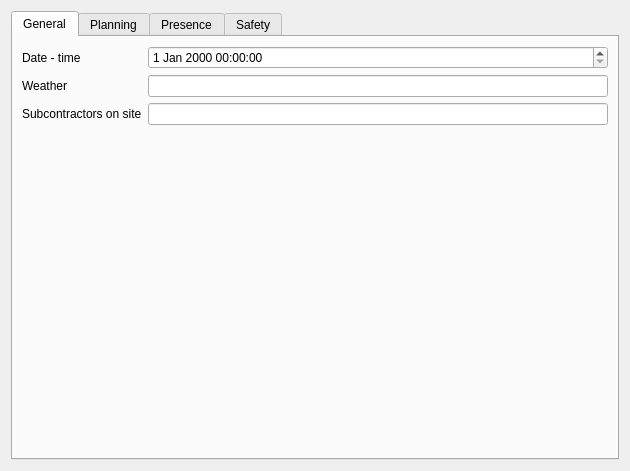
<?xml version="1.0" encoding="UTF-8"?>
<ui version="4.0">
 <class>Form_base3_cs</class>
 <widget class="QWidget" name="Form_base3_cs">
  <property name="geometry">
   <rect>
    <x>0</x>
    <y>0</y>
    <width>630</width>
    <height>471</height>
   </rect>
  </property>
  <property name="windowTitle">
   <string>Form</string>
  </property>
  <layout class="QVBoxLayout" name="verticalLayout">
   <item>
    <widget class="QTabWidget" name="tabWidget">
     <property name="currentIndex">
      <number>0</number>
     </property>
     <widget class="QWidget" name="tab_18">
      <attribute name="title">
       <string>General</string>
      </attribute>
      <layout class="QGridLayout" name="gridLayout_15">
       <item row="0" column="1">
        <widget class="QDateTimeEdit" name="dateTimeEdit_datetimeobs"/>
       </item>
       <item row="0" column="0">
        <widget class="QLabel" name="label_25">
         <property name="text">
          <string>Date - time</string>
         </property>
         <property name="wordWrap">
          <bool>true</bool>
         </property>
        </widget>
       </item>
       <item row="3" column="0">
        <spacer name="verticalSpacer">
         <property name="orientation">
          <enum>Qt::Vertical</enum>
         </property>
         <property name="sizeHint" stdset="0">
          <size>
           <width>20</width>
           <height>40</height>
          </size>
         </property>
        </spacer>
       </item>
       <item row="1" column="0">
        <widget class="QLabel" name="label_27">
         <property name="text">
          <string>Weather</string>
         </property>
         <property name="wordWrap">
          <bool>true</bool>
         </property>
        </widget>
       </item>
       <item row="1" column="1">
        <widget class="QLineEdit" name="lineEdit_meteo"/>
       </item>
       <item row="2" column="0">
        <widget class="QLabel" name="label_28">
         <property name="text">
          <string>Subcontractors on site</string>
         </property>
         <property name="wordWrap">
          <bool>true</bool>
         </property>
        </widget>
       </item>
       <item row="2" column="1">
        <widget class="QLineEdit" name="lineEdit_etppres"/>
       </item>
      </layout>
     </widget>
     <widget class="QWidget" name="tab_19">
      <attribute name="title">
       <string>Planning</string>
      </attribute>
      <layout class="QGridLayout" name="gridLayout_16">
       <item row="0" column="1">
        <widget class="QComboBox" name="comboBox_planning"/>
       </item>
       <item row="0" column="0">
        <widget class="QLabel" name="label_29">
         <property name="text">
          <string>Schedule respect</string>
         </property>
         <property name="wordWrap">
          <bool>true</bool>
         </property>
        </widget>
       </item>
       <item row="1" column="0">
        <widget class="QLabel" name="label_30">
         <property name="text">
          <string>Comments</string>
         </property>
         <property name="wordWrap">
          <bool>true</bool>
         </property>
        </widget>
       </item>
       <item row="1" column="1">
        <widget class="QTextBrowser" name="textBrowser_planningcom">
         <property name="readOnly">
          <bool>false</bool>
         </property>
        </widget>
       </item>
       <item row="2" column="1">
        <spacer name="verticalSpacer_3">
         <property name="orientation">
          <enum>Qt::Vertical</enum>
         </property>
         <property name="sizeHint" stdset="0">
          <size>
           <width>20</width>
           <height>40</height>
          </size>
         </property>
        </spacer>
       </item>
      </layout>
     </widget>
     <widget class="QWidget" name="tab_20">
      <attribute name="title">
       <string>Presence</string>
      </attribute>
      <layout class="QVBoxLayout" name="verticalLayout_25">
       <item>
        <widget class="QGroupBox" name="groupBox_4">
         <property name="title">
          <string>Headcount</string>
         </property>
         <layout class="QGridLayout" name="gridLayout_18">
          <item row="0" column="0">
           <widget class="QLabel" name="label_31">
            <property name="text">
             <string>Contractor headcount</string>
            </property>
           </widget>
          </item>
          <item row="1" column="1">
           <widget class="QSpinBox" name="spinBox_effectsstraitant"/>
          </item>
          <item row="1" column="0">
           <widget class="QLabel" name="label_32">
            <property name="text">
             <string>Subcontractor headcount</string>
            </property>
           </widget>
          </item>
          <item row="2" column="0" colspan="2">
           <widget class="QCheckBox" name="checkBox_conduc">
            <property name="text">
             <string>Site supervisor presence</string>
            </property>
           </widget>
          </item>
          <item row="0" column="1">
           <widget class="QSpinBox" name="spinBox_effectetp"/>
          </item>
          <item row="0" column="2">
           <widget class="QToolButton" name="toolButton_effect_etp">
            <property name="text">
             <string>...</string>
            </property>
           </widget>
          </item>
          <item row="1" column="2">
           <widget class="QToolButton" name="toolButton_effect_sstraitant">
            <property name="text">
             <string>...</string>
            </property>
           </widget>
          </item>
         </layout>
        </widget>
       </item>
       <item>
        <widget class="QGroupBox" name="groupBox_5">
         <property name="title">
          <string>Machines</string>
         </property>
         <layout class="QGridLayout" name="gridLayout_17">
          <item row="2" column="1">
           <widget class="QCheckBox" name="checkBox_eng_cam_deblais">
            <property name="text">
             <string>Dump truck excavation</string>
            </property>
           </widget>
          </item>
          <item row="3" column="1">
           <widget class="QCheckBox" name="checkBox_eng_cam_aspi">
            <property name="text">
             <string>Vacuum truck</string>
            </property>
           </widget>
          </item>
          <item row="4" column="1">
           <widget class="QCheckBox" name="checkBox_eng_cam_repand">
            <property name="text">
             <string>Sprayer truck</string>
            </property>
           </widget>
          </item>
          <item row="1" column="2">
           <widget class="QCheckBox" name="checkBox_eng_cam_malax">
            <property name="text">
             <string>Mixer truck</string>
            </property>
           </widget>
          </item>
          <item row="3" column="2">
           <widget class="QCheckBox" name="checkBox_eng_compacteur">
            <property name="text">
             <string>Roller</string>
            </property>
           </widget>
          </item>
          <item row="2" column="2">
           <widget class="QCheckBox" name="checkBox_eng_container">
            <property name="text">
             <string>Container</string>
            </property>
           </widget>
          </item>
          <item row="1" column="0">
           <widget class="QCheckBox" name="checkBox_eng_pelle">
            <property name="text">
             <string>Excavator</string>
            </property>
           </widget>
          </item>
          <item row="1" column="1">
           <widget class="QCheckBox" name="checkBox_eng_cam_mat">
            <property name="text">
             <string>Dump truck materials</string>
            </property>
           </widget>
          </item>
          <item row="2" column="0">
           <widget class="QCheckBox" name="checkBox_eng_charg">
            <property name="text">
             <string>Loader</string>
            </property>
           </widget>
          </item>
          <item row="4" column="2">
           <widget class="QCheckBox" name="checkBox_eng_finisseur">
            <property name="text">
             <string>Finisher</string>
            </property>
           </widget>
          </item>
          <item row="4" column="0">
           <widget class="QCheckBox" name="checkBox_eng_trancheuse">
            <property name="text">
             <string>Trencher</string>
            </property>
           </widget>
          </item>
          <item row="3" column="0">
           <widget class="QCheckBox" name="checkBox_eng_compres">
            <property name="text">
             <string>Compressor</string>
            </property>
           </widget>
          </item>
          <item row="1" column="3">
           <widget class="QCheckBox" name="checkBox_eng_minipelle">
            <property name="text">
             <string>Miniloader</string>
            </property>
           </widget>
          </item>
          <item row="2" column="3">
           <widget class="QCheckBox" name="checkBox_eng_nacelle">
            <property name="text">
             <string>Bucket truck</string>
            </property>
           </widget>
          </item>
          <item row="3" column="3">
           <widget class="QCheckBox" name="checkBox_eng_autre">
            <property name="text">
             <string>Other</string>
            </property>
           </widget>
          </item>
         </layout>
        </widget>
       </item>
       <item>
        <spacer name="verticalSpacer_4">
         <property name="orientation">
          <enum>Qt::Vertical</enum>
         </property>
         <property name="sizeHint" stdset="0">
          <size>
           <width>20</width>
           <height>40</height>
          </size>
         </property>
        </spacer>
       </item>
      </layout>
     </widget>
     <widget class="QWidget" name="tab_21">
      <attribute name="title">
       <string>Safety</string>
      </attribute>
      <layout class="QVBoxLayout" name="verticalLayout_26">
       <item>
        <widget class="QGroupBox" name="groupBox_6">
         <property name="title">
          <string/>
         </property>
         <layout class="QGridLayout" name="gridLayout_20">
          <item row="4" column="2">
           <widget class="QLabel" name="label_42">
            <property name="text">
             <string>Trench shored</string>
            </property>
            <property name="wordWrap">
             <bool>true</bool>
            </property>
           </widget>
          </item>
          <item row="3" column="2">
           <widget class="QLabel" name="label_41">
            <property name="text">
             <string>Trench protected</string>
            </property>
            <property name="wordWrap">
             <bool>true</bool>
            </property>
           </widget>
          </item>
          <item row="4" column="3">
           <widget class="QComboBox" name="comboBox_sec_blindage"/>
          </item>
          <item row="3" column="3">
           <widget class="QComboBox" name="comboBox_sec_protectiontranchee"/>
          </item>
          <item row="2" column="2">
           <widget class="QLabel" name="label_40">
            <property name="text">
             <string>Construction site and surroundings cleanness</string>
            </property>
            <property name="wordWrap">
             <bool>true</bool>
            </property>
           </widget>
          </item>
          <item row="0" column="2">
           <widget class="QLabel" name="label_38">
            <property name="text">
             <string>Lighting/signs</string>
            </property>
            <property name="wordWrap">
             <bool>true</bool>
            </property>
           </widget>
          </item>
          <item row="1" column="2">
           <widget class="QLabel" name="label_39">
            <property name="text">
             <string>Waste disposal/sorting</string>
            </property>
            <property name="wordWrap">
             <bool>true</bool>
            </property>
           </widget>
          </item>
          <item row="0" column="3">
           <widget class="QComboBox" name="comboBox_sec_eclairage"/>
          </item>
          <item row="4" column="0">
           <widget class="QLabel" name="label_37">
            <property name="text">
             <string>Trafic safety</string>
            </property>
            <property name="wordWrap">
             <bool>true</bool>
            </property>
           </widget>
          </item>
          <item row="0" column="1">
           <widget class="QComboBox" name="comboBox_sec_personnel"/>
          </item>
          <item row="0" column="4">
           <widget class="QLabel" name="label_43">
            <property name="text">
             <string>Markings staked</string>
            </property>
            <property name="wordWrap">
             <bool>true</bool>
            </property>
           </widget>
          </item>
          <item row="2" column="0">
           <widget class="QLabel" name="label_35">
            <property name="text">
             <string>Regulatory documents shown</string>
            </property>
            <property name="wordWrap">
             <bool>true</bool>
            </property>
           </widget>
          </item>
          <item row="3" column="0">
           <widget class="QLabel" name="label_36">
            <property name="text">
             <string>Construction signs</string>
            </property>
            <property name="wordWrap">
             <bool>true</bool>
            </property>
           </widget>
          </item>
          <item row="1" column="3">
           <widget class="QComboBox" name="comboBox_sec_stockagedechet"/>
          </item>
          <item row="0" column="0">
           <widget class="QLabel" name="label_33">
            <property name="text">
             <string>Staff safety</string>
            </property>
            <property name="wordWrap">
             <bool>true</bool>
            </property>
           </widget>
          </item>
          <item row="1" column="0">
           <widget class="QLabel" name="label_34">
            <property name="text">
             <string>Site protected</string>
            </property>
            <property name="wordWrap">
             <bool>true</bool>
            </property>
           </widget>
          </item>
          <item row="2" column="3">
           <widget class="QComboBox" name="comboBox_sec_proprete"/>
          </item>
          <item row="4" column="1">
           <widget class="QComboBox" name="comboBox_sec_circul"/>
          </item>
          <item row="1" column="1">
           <widget class="QComboBox" name="comboBox_sec_protection"/>
          </item>
          <item row="3" column="1">
           <widget class="QComboBox" name="comboBox_sec_panneauxchant"/>
          </item>
          <item row="2" column="1">
           <widget class="QComboBox" name="comboBox_sec_afficharrete"/>
          </item>
          <item row="0" column="5">
           <widget class="QComboBox" name="comboBox_sec_reunionmarquage"/>
          </item>
          <item row="1" column="4">
           <widget class="QLabel" name="label_44">
            <property name="text">
             <string>Markings maintened</string>
            </property>
            <property name="wordWrap">
             <bool>true</bool>
            </property>
           </widget>
          </item>
          <item row="1" column="5">
           <widget class="QComboBox" name="comboBox_sec_entretienmarquage"/>
          </item>
          <item row="2" column="4">
           <widget class="QLabel" name="label_45">
            <property name="text">
             <string>Gaz and water gate valve accessible</string>
            </property>
            <property name="wordWrap">
             <bool>true</bool>
            </property>
           </widget>
          </item>
          <item row="2" column="5">
           <widget class="QComboBox" name="comboBox_sec_accesscoupure"/>
          </item>
          <item row="3" column="4">
           <widget class="QLabel" name="label_46">
            <property name="text">
             <string>Work at a height</string>
            </property>
            <property name="wordWrap">
             <bool>true</bool>
            </property>
           </widget>
          </item>
          <item row="3" column="5">
           <widget class="QComboBox" name="comboBox_sec_travailhauteur"/>
          </item>
         </layout>
        </widget>
       </item>
       <item>
        <widget class="QGroupBox" name="groupBox_7">
         <property name="title">
          <string>Grievance</string>
         </property>
         <layout class="QGridLayout" name="gridLayout_21">
          <item row="0" column="0">
           <widget class="QLabel" name="label_47">
            <property name="text">
             <string>Grievance presence</string>
            </property>
           </widget>
          </item>
          <item row="0" column="1">
           <widget class="QComboBox" name="comboBox_sec_plaintes"/>
          </item>
          <item row="1" column="0">
           <widget class="QLabel" name="label_48">
            <property name="text">
             <string>Grievance object</string>
            </property>
           </widget>
          </item>
          <item row="1" column="1">
           <widget class="QLineEdit" name="lineEdit_sec_plaintes_com"/>
          </item>
         </layout>
        </widget>
       </item>
       <item>
        <spacer name="verticalSpacer_2">
         <property name="orientation">
          <enum>Qt::Vertical</enum>
         </property>
         <property name="sizeHint" stdset="0">
          <size>
           <width>20</width>
           <height>40</height>
          </size>
         </property>
        </spacer>
       </item>
      </layout>
     </widget>
    </widget>
   </item>
  </layout>
 </widget>
 <resources/>
 <connections/>
</ui>
